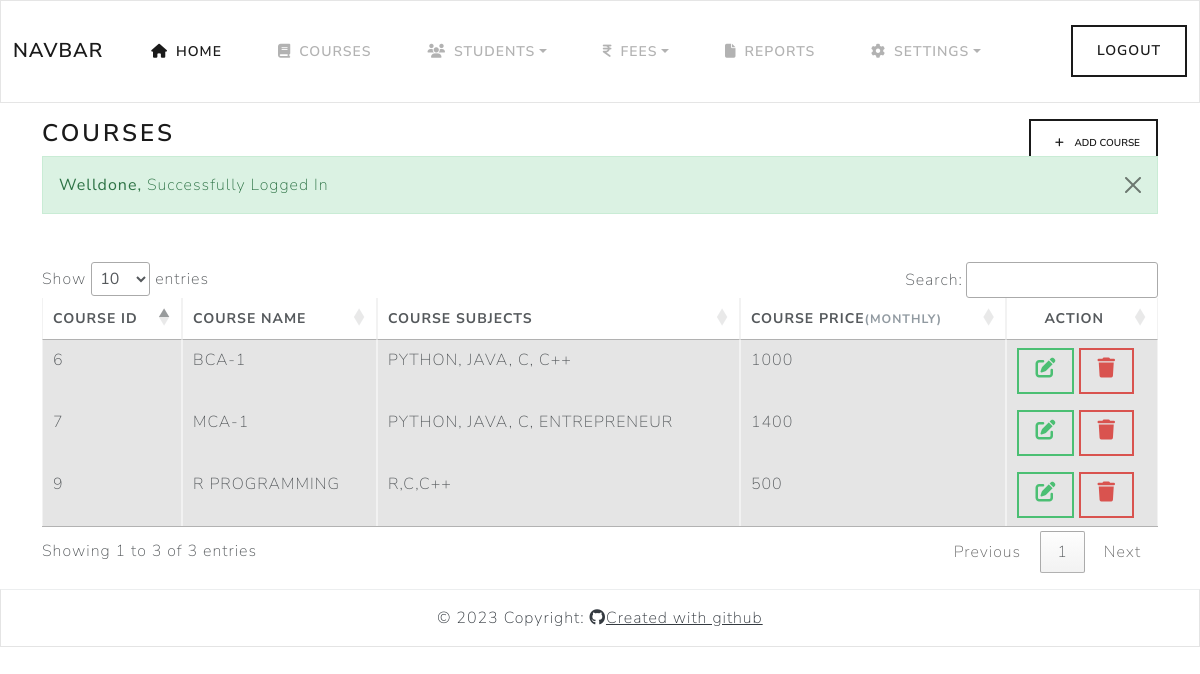
Screenshot of /admin/courses.php (signed in) with the database file from the repository.
### tables this page shows
CREATE TABLE `courses` (
  `id` int(250) NOT NULL,
  `c_name` text NOT NULL,
  `c_sub` text NOT NULL,
  `c_price` int(250) NOT NULL
);

### admin/courses.php (the view, shortened to what this page needs)
<?php
	include'header.php';
?>
	<div class="container mt-3 mb-3">
		<div class="page-title">
            <h3>Courses
                <button type="button" class=" btn btn-sm btn-outline-primary float-end" data-bs-toggle="modal" data-bs-target="#exampleModal"><i class="fa-solid fa-plus p-2"></i> Add Course</button>
            </h3>
        </div>
        <?php
        if (isset($_SESSION['msg'])) {
        	?>
        		<div class="alert alert-dismissible alert-success">
					<button type="button" class="btn-close" data-bs-dismiss="alert"></button>
					<strong>Welldone,</strong> <?php echo $_SESSION['msg']; ?>
				</div>
        	<?php
        }
        ?>
		<div class="table-responsive mt-5">
			<table class="table table-bordered table-hover">
			  <thead class="mt-3">
			    <tr>
			      <th scope="col">Course ID</th>
			      <th scope="col">Course Name</th>
			      <th scope="col">Course Subjects</th>
			      <th scope="col">Course Price<small class="text-muted">(Monthly)</small></th>
			      <th scope="col" class="text-center">Action</th>
			    </tr>
			  </thead>
			  <tbody>
			  				<?php
			  				$selectQuery1 = mysqli_query($conn, "SELECT * FROM `courses` WHERE 1");
			  				while ($result = mysqli_fetch_assoc($selectQuery1)) {
			  					?>
			  					<tr class="table-active">
			  					  <td><?php echo $result['id'] ?></td>
							      <td><?php echo $result['c_name'] ?></td>
							      <td><?php echo $result['c_sub'] ?></td>
							      <td><?php echo $result['c_price'] ?></td>
									<td>
					                    <a href="./course_edit.php?cname=<?php echo $result['c_name']; ?>" data-toggle="tooltip" data-placement="botom" title="Update Course" class="btn btn-outline-success btn-sm"><i class="fa-solid fa-edit fa-2x"></i></a>
					                    <a href="./course_delete.php?cname=<?php echo $result['c_name'];?>" data-toggle="tooltip" data-placement="botom" title="Delete" class="btn btn-outline-danger btn-sm"><i class="fa-solid fa-trash fa-2x"></i></a>
					                </td>
					               </tr>
			  					<?php
			  				}
			  				?>
				</tbody>
			</table>
		</div>
	</div>
<?php
	include'footer.php';
?>

### rows the page displays
courses: id "6", c_name "BCA-1", c_sub "PYTHON, JAVA, C, C++", c_price "1000"
courses: id "7", c_name "MCA-1", c_sub "PYTHON, JAVA, C, ENTREPRENEUR", c_price "1400"
courses: id "9", c_name "R PROGRAMMING", c_sub "R,C,C++", c_price "500"

### other values shown
$_SESSION['msg'] "Successfully Logged In"
